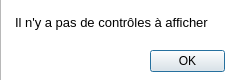
<?xml version="1.0" encoding="UTF-8"?>
<ui version="4.0">
 <class>Dialog</class>
 <widget class="QDialog" name="Dialog">
  <property name="geometry">
   <rect>
    <x>0</x>
    <y>0</y>
    <width>233</width>
    <height>80</height>
   </rect>
  </property>
  <property name="windowTitle">
   <string>Info</string>
  </property>
  <property name="windowIcon">
   <iconset>
    <normaloff>../resources_img/see.jpg</normaloff>../resources_img/see.jpg</iconset>
  </property>
  <widget class="QDialogButtonBox" name="buttonBox">
   <property name="geometry">
    <rect>
     <x>150</x>
     <y>50</y>
     <width>75</width>
     <height>23</height>
    </rect>
   </property>
   <property name="orientation">
    <enum>Qt::Horizontal</enum>
   </property>
   <property name="standardButtons">
    <set>QDialogButtonBox::Ok</set>
   </property>
  </widget>
  <widget class="QTextBrowser" name="textBrowser">
   <property name="geometry">
    <rect>
     <x>11</x>
     <y>11</y>
     <width>211</width>
     <height>31</height>
    </rect>
   </property>
   <property name="frameShape">
    <enum>QFrame::NoFrame</enum>
   </property>
   <property name="frameShadow">
    <enum>QFrame::Raised</enum>
   </property>
   <property name="html">
    <string>&lt;!DOCTYPE HTML PUBLIC &quot;-//W3C//DTD HTML 4.0//EN&quot; &quot;http://www.w3.org/TR/REC-html40/strict.dtd&quot;&gt;
&lt;html&gt;&lt;head&gt;&lt;meta name=&quot;qrichtext&quot; content=&quot;1&quot; /&gt;&lt;style type=&quot;text/css&quot;&gt;
p, li { white-space: pre-wrap; }
&lt;/style&gt;&lt;/head&gt;&lt;body style=&quot; font-family:'MS Shell Dlg 2'; font-size:7.8pt; font-weight:400; font-style:normal;&quot;&gt;
&lt;p style=&quot; margin-top:0px; margin-bottom:0px; margin-left:0px; margin-right:0px; -qt-block-indent:0; text-indent:0px;&quot;&gt;&lt;span style=&quot; font-size:10pt;&quot;&gt;Il n'y a pas de contrôles à afficher&lt;/span&gt;&lt;/p&gt;&lt;/body&gt;&lt;/html&gt;</string>
   </property>
  </widget>
  <widget class="QTextBrowser" name="textBrowser_2">
   <property name="geometry">
    <rect>
     <x>0</x>
     <y>-10</y>
     <width>256</width>
     <height>251</height>
    </rect>
   </property>
  </widget>
  <zorder>textBrowser_2</zorder>
  <zorder>buttonBox</zorder>
  <zorder>textBrowser</zorder>
 </widget>
 <resources/>
 <connections>
  <connection>
   <sender>buttonBox</sender>
   <signal>accepted()</signal>
   <receiver>Dialog</receiver>
   <slot>accept()</slot>
   <hints>
    <hint type="sourcelabel">
     <x>248</x>
     <y>254</y>
    </hint>
    <hint type="destinationlabel">
     <x>157</x>
     <y>274</y>
    </hint>
   </hints>
  </connection>
  <connection>
   <sender>buttonBox</sender>
   <signal>rejected()</signal>
   <receiver>Dialog</receiver>
   <slot>reject()</slot>
   <hints>
    <hint type="sourcelabel">
     <x>316</x>
     <y>260</y>
    </hint>
    <hint type="destinationlabel">
     <x>286</x>
     <y>274</y>
    </hint>
   </hints>
  </connection>
 </connections>
</ui>
